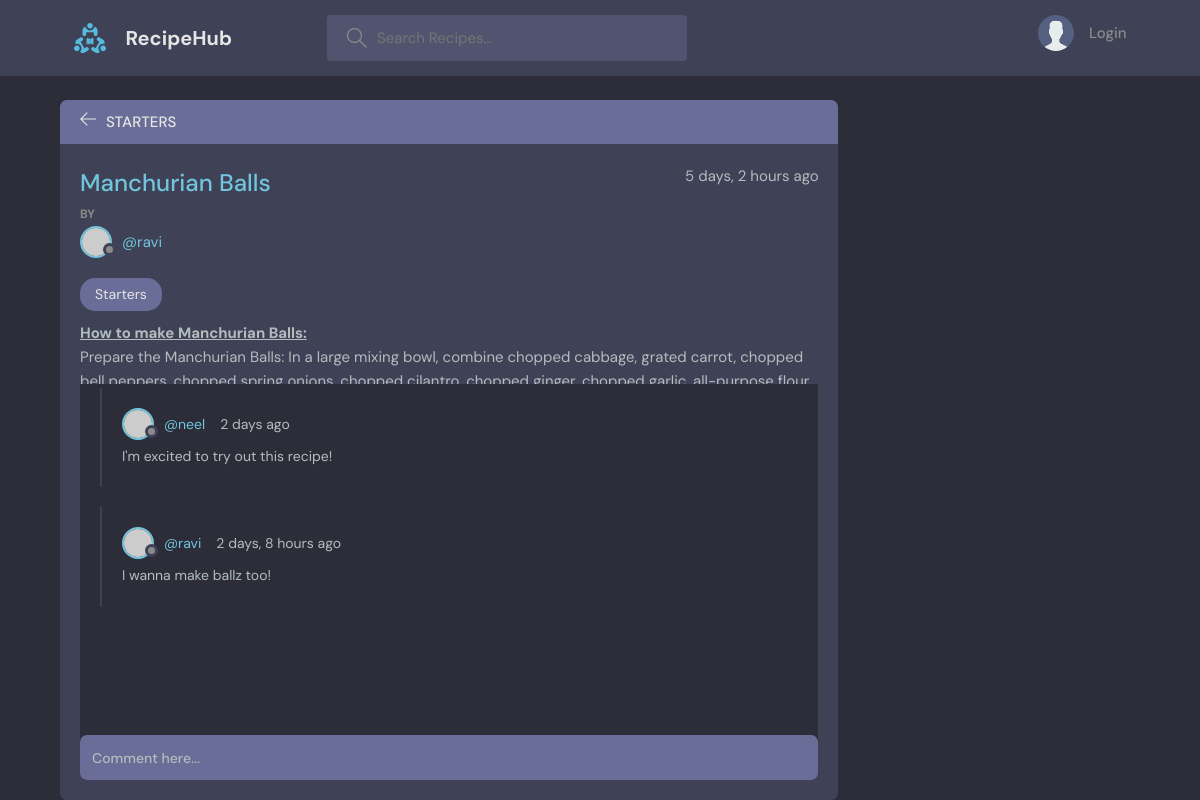
The page /recipe/7/ on the database its author committed.
### base/models.py (models this page shows, shortened)
class Recipe(models.Model):
    host = models.ForeignKey(User, on_delete=models.SET_NULL, null=True)
    topic = models.ForeignKey(Topic, on_delete=models.SET_NULL, null=True)
    name = models.CharField(max_length=200)
    description = models.TextField(null=True, blank=True)
    updated = models.DateTimeField(auto_now=True)
    created = models.DateTimeField(auto_now_add=True)
    class Meta:
        ordering = ['-updated', '-created']

class Topic(models.Model):
    name = models.CharField(max_length=200)
    def __str__(self):
        return self.name

class Message(models.Model):
    user = models.ForeignKey(User, on_delete=models.CASCADE)
    recipe = models.ForeignKey(Recipe, on_delete=models.CASCADE)
    body = models.TextField()
    updated = models.DateTimeField(auto_now=True)
    created = models.DateTimeField(auto_now_add=True)

### base/views.py (the view, shortened to what this page needs)
# urls.py: path('recipe/<str:pk>/', views.recipe, name="recipe"),
def recipe(request, pk):
    recipe = Recipe.objects.get(id=pk)
    recipe_messages = recipe.message_set.all().order_by('-created')     # order_by(...) is used to get recent messages to top
    context = {'recipe': recipe, 'recipe_messages': recipe_messages}
    return render(request, 'recipe.html', context)

### templates/recipe.html (shortened to what this page needs)
{% extends 'main.html' %}
{% block content %}
    <main class="profile-page layout layout--2">
      <div class="container">
        <div class="room">
          <div class="room__top">
            <div class="room__topLeft">
              <a href="{% url 'home' %}">
                <svg version="1.1" xmlns="http://www.w3.org/2000/svg" width="32" height="32" viewBox="0 0 32 32">
                  <title>arrow-left</title>
                  <path d="M13.723 2.286l-13.723 13.714 13.719 13.714 1.616-1.611-10.96-10.96h27.625v-2.286h-27.625l10.965-10.965-1.616-1.607z"></path>
                </svg>
              </a>
              <h3>{{recipe.topic}}</h3>
            </div>
          </div>
          <div class="room__box scroll">
            <div class="room__header scroll">
              <div class="room__info">
                <h3>{{recipe.name}}</h3>
                <span>{{recipe.created|timesince}} ago</span>
              </div>
              <div class="room__hosted">
                <p>By</p>
                <a href="{% url 'user-profile' recipe.host.id %}" class="room__author">
                  <div class="avatar avatar--small">
                    <img src="https://randomuser.me/api/portraits/men/37.jpg" />
                  </div>
                  <span>@{{recipe.host.username}}</span>
                </a>
              </div>
              <span class="room__topics">{{recipe.topic}}</span>
              <div class="room__details">
                <p><strong style="text-decoration: underline">How to make {{recipe.name}}:</strong></p>
                {{recipe.description}}
              </div>
            </div>
            <div class="room__conversation">
              <div class="threads scroll">
                {% for message in recipe_messages %}
                <div class="thread">
                  <div class="thread__top">
                    <div class="thread__author">
                      <a href="{% url 'user-profile' message.user.id %}" class="thread__authorInfo">
                        <div class="avatar avatar--small">
                          <img src="https://randomuser.me/api/portraits/men/37.jpg" />
                        </div>
                        <span>@{{message.user.username}}</span>
                      </a>
                      <span class="thread__date">{{message.created|timesince}} ago</span>
                    </div>
                  </div>
                  <div class="thread__details">
                    {{message.body}}
                  </div>
                </div>
                {% endfor %}
              </div>
            </div>
          </div>
          <div class="room__message">
            <form action="" method="POST">
              <input name="body" placeholder="Comment here..." />
            </form>
          </div>
        </div>
      </div>
    </main>
{% endblock content %}

### static/styles/style.css (style rules this page uses)
:root { --color-main: #71c6dd; --color-main-light: #e1f6fb; --color-dark: #3f4156; --color-dark-medium: #51546e; --color-dark-light: #696d97; --color-light: #e5e5e5; --color-gray: #8b8b8b; --color-light-gray: #b2bdbd; --color-bg: #2d2d39; --color-success: #5dd693; --color-error: #fc4b0b; }
* { font-family: "DM Sans", -apple-system, BlinkMacSystemFont, "Segoe UI", Roboto, Oxygen, Ubuntu, Cantarell, "Open Sans", "Helvetica Neue", sans-serif; margin: 0; padding: 0; box-sizing: border-box; text-rendering: optimizeLegibility; font-size: inherit; }
html { font-size: 56.25%; }
@media only screen and (min-width: 1200px) { html { font-size: 62.5%; } }
body { line-height: 1.6; font-weight: 400; font-size: 1.5rem; color: var(--color-light-gray); background-color: var(--color-bg); min-height: 100vh; }
img { width: 100%; }
a { display: inline-block; color: var(--color-main); text-decoration: none; }
.container { max-width: 120rem; width: 90%; margin: auto; }
.avatar { position: relative; display: inline-block; border-radius: 50%; border: 2px solid var(--color-main); }
.avatar img { display: block; border-radius: 50%; object-fit: cover; object-position: center; }
.avatar::after { content: ""; display: block; position: absolute; background-color: var(--color-gray); z-index: 111; border-radius: 50%; border: 0.3rem solid var(--color-dark); }
.avatar.avatar--small img { width: 2.8rem; height: 2.8rem; }
.avatar.avatar--small:after { width: 0.7rem; height: 0.7rem; bottom: 0px; right: -6px; }
.layout { margin-top: 2.4rem; }
.layout > .container { display: flex; justify-content: space-between; align-items: flex-start; }
.layout--2 > .container > div:first-child { flex-basis: 72%; }
.room, .participants { background: var(--color-dark); max-height: 87.5vh; border-radius: 0.7rem; overflow: hidden; position: relative; }
.room__top, .participants__top { background: var(--color-dark-light); display: flex; justify-content: space-between; align-items: center; padding: 1rem 2rem; position: relative; }
.room__top svg, .thread__top svg { width: 1.6rem; height: 1.6rem; fill: var(--color-light); cursor: pointer; }
.room__topLeft { display: flex; align-items: flex-end; gap: 1rem; }
.room__topLeft h3, .participants__top { text-transform: uppercase; font-weight: 500; color: var(--color-light); }
.room__topLeft svg { width: 1.6rem; height: 1.6rem; fill: var(--color-light); }
.room__header { max-height: 30vh; overflow-y: auto; position: absolute; width: 95%; background: var(--color-dark); z-index: 999; top: 4.4rem; padding-top: 2rem; padding-bottom: 1rem; }
.room__box { padding-left: 2rem; padding-right: 2rem; height: 80.5vh; padding-bottom: 0; }
.room__info { display: flex; justify-content: space-between; }
.room__info h3 { font-size: 2.4rem; font-weight: 500; color: var(--color-main); }
.room__hosted p { text-transform: uppercase; color: var(--color-gray); font-size: 1.2rem; font-weight: 700; line-height: 2; }
.room__author { display: flex; gap: 1rem; align-items: center; margin-bottom: 1rem; transition: all 0.3s ease-in-out; }
.room__topics { padding: 0.5rem 1.5rem; background: var(--color-dark-light); color: var(--color-light); display: inline-block; font-size: 1.4rem; border-radius: 1.5rem; margin: 1rem 0; }
.room__conversation { margin-top: 1rem; margin-bottom: 4rem; height: 64%; }
.threads { background: var(--color-bg); border-radius: 0.7rem; overflow-y: auto; height: 100%; margin-top: 28vh; padding: 0 2rem 4rem 2rem; }
.thread { border-left: 2px solid var(--color-dark); padding-left: 1rem; margin: 2rem 0; padding: 2rem; }
.thread__top { display: flex; align-items: center; justify-content: space-between; }
.thread__author { display: flex; align-items: center; gap: 1.5rem; font-size: 1.4rem; }
.thread__authorInfo { display: flex; align-items: center; gap: 1rem; }
.thread__details { font-size: 1.4rem; margin-top: 0.5rem; }
.room__message { padding: 2rem; position: absolute; z-index: 111; bottom: 0; left: 0; right: 0; background: transparent; }
.room__message > form > input { resize: none; background-color: var(--color-dark-light); color: var(--color-light); border: none; outline: none; border-radius: 0.7rem; height: 4.5rem; width: 100%; margin-top: -1rem; padding: 1.2rem; font-size: 1.4rem; font-weight: 500; position: relative; }
.room__message > form > input::placeholder { color: var(--color-light-gray); }

### rows shown on the page
Recipe: topic "STARTERS", name "Manchurian Balls", created "5 days, 2 hours", host.username "ravi", topic "Starters", description "Prepare the Manchurian Balls: In a large mixing bowl, combine chopped cabbage, grated carrot, chopped…"
Message: user.username "neel", created "2 days", body "I'm excited to try out this recipe!"
Message: user.username "ravi", created "2 days, 8 hours", body "I wanna make ballz too!"
